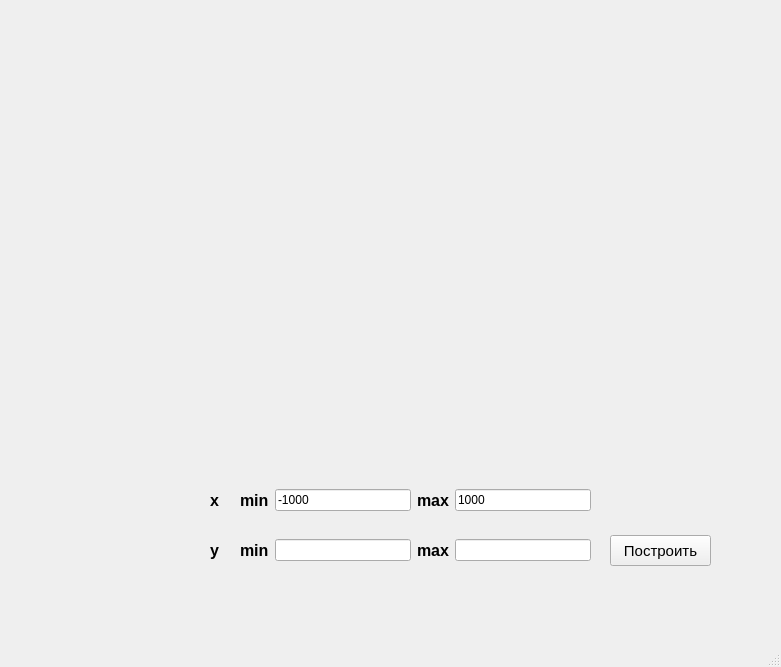
<?xml version="1.0" encoding="UTF-8"?>
<ui version="4.0">
 <class>GraphWindow</class>
 <widget class="QMainWindow" name="GraphWindow">
  <property name="geometry">
   <rect>
    <x>0</x>
    <y>0</y>
    <width>781</width>
    <height>667</height>
   </rect>
  </property>
  <property name="windowTitle">
   <string>MainWindow</string>
  </property>
  <widget class="QWidget" name="centralwidget">
   <widget class="QCustomPlot" name="plot" native="true">
    <property name="geometry">
     <rect>
      <x>20</x>
      <y>10</y>
      <width>741</width>
      <height>450</height>
     </rect>
    </property>
   </widget>
   <widget class="QLabel" name="label_x">
    <property name="geometry">
     <rect>
      <x>210</x>
      <y>490</y>
      <width>31</width>
      <height>20</height>
     </rect>
    </property>
    <property name="font">
     <font>
      <pointsize>12</pointsize>
      <bold>true</bold>
     </font>
    </property>
    <property name="text">
     <string>x</string>
    </property>
   </widget>
   <widget class="QPushButton" name="pushButton_build">
    <property name="geometry">
     <rect>
      <x>610</x>
      <y>535</y>
      <width>101</width>
      <height>31</height>
     </rect>
    </property>
    <property name="font">
     <font>
      <pointsize>11</pointsize>
     </font>
    </property>
    <property name="text">
     <string>Построить</string>
    </property>
   </widget>
   <widget class="QWidget" name="gridLayoutWidget">
    <property name="geometry">
     <rect>
      <x>240</x>
      <y>470</y>
      <width>351</width>
      <height>61</height>
     </rect>
    </property>
    <layout class="QGridLayout" name="gridLayout">
     <item row="0" column="3">
      <widget class="QLineEdit" name="max_x">
       <property name="text">
        <string>1000</string>
       </property>
      </widget>
     </item>
     <item row="0" column="0">
      <widget class="QLabel" name="label_min">
       <property name="font">
        <font>
         <pointsize>12</pointsize>
         <bold>true</bold>
        </font>
       </property>
       <property name="text">
        <string>min</string>
       </property>
      </widget>
     </item>
     <item row="0" column="1">
      <widget class="QLineEdit" name="min_x">
       <property name="text">
        <string>-1000</string>
       </property>
      </widget>
     </item>
     <item row="0" column="2">
      <widget class="QLabel" name="label_max_x">
       <property name="font">
        <font>
         <pointsize>12</pointsize>
         <bold>true</bold>
        </font>
       </property>
       <property name="text">
        <string>max</string>
       </property>
      </widget>
     </item>
    </layout>
   </widget>
   <widget class="QLabel" name="label_err">
    <property name="geometry">
     <rect>
      <x>360</x>
      <y>600</y>
      <width>231</width>
      <height>21</height>
     </rect>
    </property>
    <property name="font">
     <font>
      <pointsize>12</pointsize>
      <bold>true</bold>
     </font>
    </property>
    <property name="text">
     <string/>
    </property>
   </widget>
   <widget class="QWidget" name="gridLayoutWidget_2">
    <property name="geometry">
     <rect>
      <x>240</x>
      <y>520</y>
      <width>351</width>
      <height>61</height>
     </rect>
    </property>
    <layout class="QGridLayout" name="gridLayout_2">
     <item row="0" column="3">
      <widget class="QLineEdit" name="max_y">
       <property name="text">
        <string/>
       </property>
      </widget>
     </item>
     <item row="0" column="0">
      <widget class="QLabel" name="label_min_y">
       <property name="font">
        <font>
         <pointsize>12</pointsize>
         <bold>true</bold>
        </font>
       </property>
       <property name="text">
        <string>min</string>
       </property>
      </widget>
     </item>
     <item row="0" column="1">
      <widget class="QLineEdit" name="min_y">
       <property name="text">
        <string/>
       </property>
      </widget>
     </item>
     <item row="0" column="2">
      <widget class="QLabel" name="label_max_y">
       <property name="font">
        <font>
         <pointsize>12</pointsize>
         <bold>true</bold>
        </font>
       </property>
       <property name="text">
        <string>max</string>
       </property>
      </widget>
     </item>
    </layout>
   </widget>
   <widget class="QLabel" name="label_y">
    <property name="geometry">
     <rect>
      <x>210</x>
      <y>540</y>
      <width>31</width>
      <height>20</height>
     </rect>
    </property>
    <property name="font">
     <font>
      <pointsize>12</pointsize>
      <bold>true</bold>
     </font>
    </property>
    <property name="text">
     <string>y</string>
    </property>
   </widget>
  </widget>
  <widget class="QMenuBar" name="menubar">
   <property name="geometry">
    <rect>
     <x>0</x>
     <y>0</y>
     <width>781</width>
     <height>22</height>
    </rect>
   </property>
  </widget>
  <widget class="QStatusBar" name="statusbar"/>
 </widget>
 <customwidgets>
  <customwidget>
   <class>QCustomPlot</class>
   <extends>QWidget</extends>
   <header>qcustomplot.h</header>
   <container>1</container>
  </customwidget>
 </customwidgets>
 <resources/>
 <connections/>
</ui>
